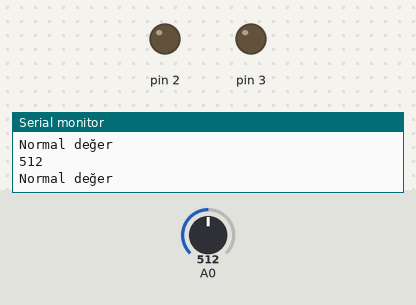
A sketch run on a simulated Arduino Uno, built with avr-gcc and run on an emulated ATmega328P. On the bench: output pins drawn as LEDs (lit = HIGH), the last lines printed to the serial monitor. Inputs (shaded band) come from the test bench; at power-on: A0 = 512.

Above: at 1.2 s.
1.3 s: A0 set to 408
4.3 s: A0 set to 383
At 5.1 s:
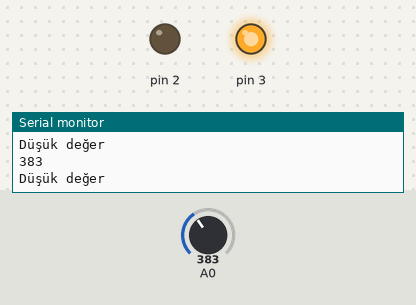
5.8 s: A0 set to 810
At 6.6 s:
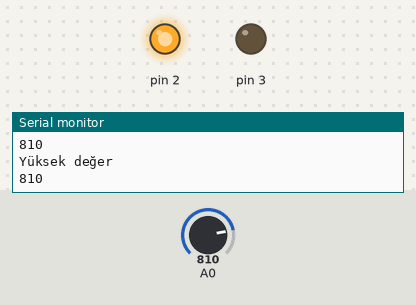
7.3 s: A0 set to 787
At 7.9 s:
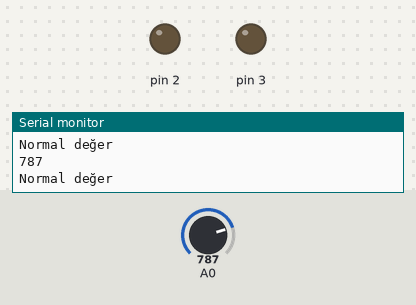
Timing chart, 0 to 9.8 s (numbered marks = the images above; inputs shaded):
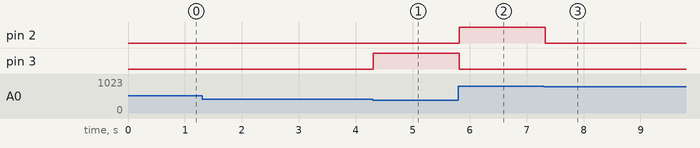

The sketch:

sensor_to_digital_v08.ino
```cpp
const int ust_esik = 800;
const int alt_esik = 400;


void setup() {

  Serial.begin(9600);

  pinMode(2, OUTPUT);
  pinMode(3, OUTPUT);
}


void loop() {

  int olcum_Degeri = analogRead(A0);

  Serial.println(olcum_Degeri);
  delay(1);

 if (olcum_Degeri > ust_esik) {
    digitalWrite(2, HIGH);
    digitalWrite(3, LOW);
    Serial.println("Yüksek değer");
  }
  else if (olcum_Degeri < alt_esik) {
    digitalWrite(2, LOW);
    digitalWrite(3, HIGH);
    Serial.println("Düşük değer");
  }
  else {
    digitalWrite(2, LOW);
    digitalWrite(3, LOW);
    Serial.println("Normal değer");
  }

}
```

Measured:
- the behaviour switches between 400 and 399 on A0 (found by bisection; images 0 and 1)
- the behaviour switches between 801 and 800 on A0 (found by bisection; images 2 and 3)
- after the input at 4.3 s, pin 3: LOW → HIGH at once
- after the input at 5.8 s, pin 2: LOW → HIGH at once; pin 3: HIGH → LOW at once
- after the input at 7.3 s, pin 2: HIGH → LOW at once
